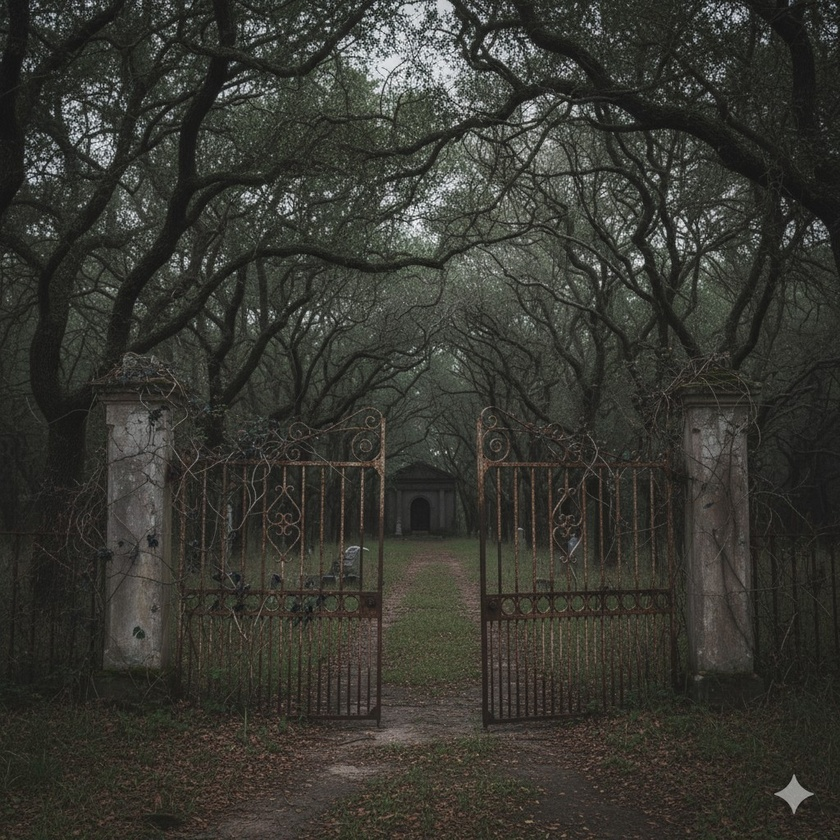
#> input picture images/10.jpg, 840 x 840 px, shrunk from 1024 x 1024 before the run
$ python transparencia.py images/10.jpg out.png 5
#> lines starting #> are read from the running program, lines starting #| are printed output that depends on the picture
from PIL import Image
import sys

def remover_fundo_solido(input_path, output_path, threshold=10):
    """
    Transforma o fundo de cor sólida de uma imagem em transparente.

    Argumentos:
    input_path (str): Caminho para a imagem de entrada (JPG, PNG, etc.).
    output_path (str): Caminho para salvar a imagem de saída (será PNG).
    threshold (int): Tolerância para cores 'semelhantes' ao fundo.
                     Aumente se o fundo não for perfeitamente uniforme.
    """
#> called with input_path = 'images/10.jpg', output_path = 'out.png', threshold = 5
    try:
        # Abrir a imagem
        img = Image.open(input_path)
#> img is the input picture: PIL image 840x840 RGB; mean R, G, B 56.3, 56.1, 49.9
    except FileNotFoundError:
        print(f"Erro: O arquivo '{input_path}' não foi encontrado.")
        return
    except Exception as e:
        print(f"Erro ao abrir a imagem: {e}")
        return

    # Converter a imagem para RGBA (Vermelho, Verde, Azul, Alfa/Transparência)
    # Isso é essencial para ter um canal de transparência.
    img = img.convert("RGBA")
#> img: PIL image 840x840 RGBA

    # Obter os dados de todos os pixels da imagem
    datas = img.getdata()

    # Lista para armazenar os novos dados dos pixels
    newData = []

    # Determinar a cor de fundo pegando o primeiro pixel (canto superior esquerdo)
    # Assumimos que este pixel é representativo do fundo inteiro.
    bg_color = datas[0]
#> bg_color = (39, 44, 40, 255)

    print(f"Cor de fundo detectada (R,G,B,A): {bg_color}")
#| Cor de fundo detectada (R,G,B,A): (39, 44, 40, 255)
    print("Processando imagem...")

    # Iterar por cada pixel
    for item in datas:
        # Compara o pixel (R,G,B) atual com a cor de fundo (R,G,B)
        # Usamos um 'threshold' (limite de tolerância) para casos em que
        # o fundo não é 100% de uma única cor (ex: artefatos de JPG).
        if abs(item[0] - bg_color[0]) <= threshold and \
           abs(item[1] - bg_color[1]) <= threshold and \
           abs(item[2] - bg_color[2]) <= threshold:

            # Se for 'fundo', define o pixel como transparente (Alfa = 0)
            newData.append((item[0], item[1], item[2], 0))
        else:
            # Se for 'objeto' (a moeda), mantém o pixel opaco (Alfa = 255)
            # O 'item' já tem Alfa 255 por causa do .convert("RGBA")
            newData.append(item)
#> this loop made 705600 passes
#> item on passes 1 to 3: (39, 44, 40, 255), (30, 35, 31, 255), (25, 30, 26, 255)
#> after the loop, newData = 705600 items

    # Aplicar os novos dados de pixel à imagem
    img.putdata(newData)
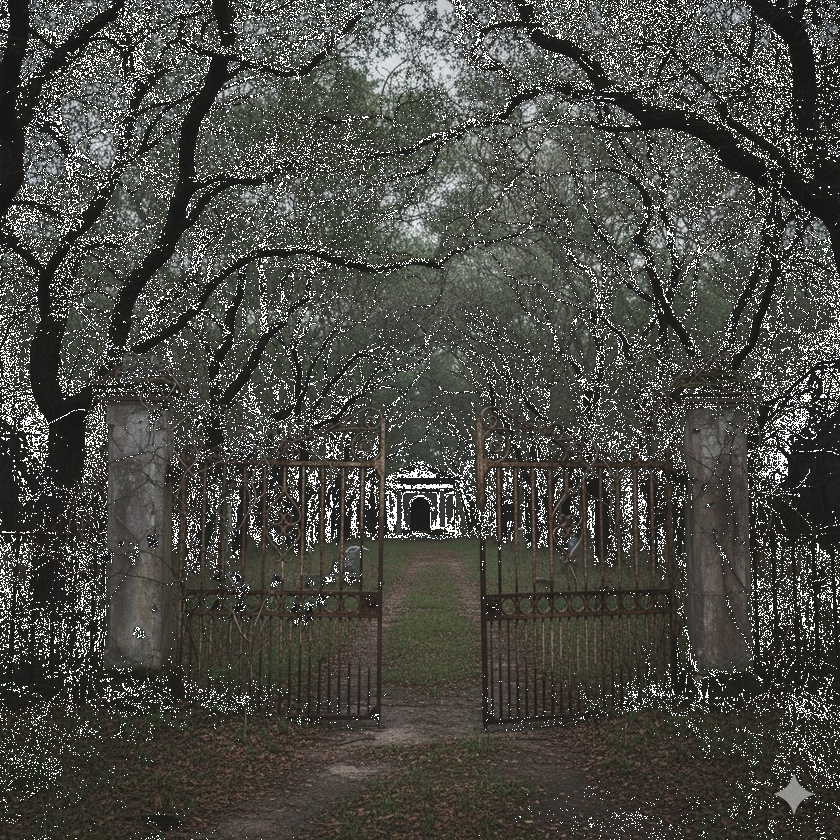
#> img: PIL image 840x840 RGBA; mean R, G, B, A 56.3, 56.1, 49.9, 232.2; transparent parts drawn white

    # Salvar a nova imagem como PNG (que suporta transparência)
    try:
        img.save(output_path, "PNG")
        print(f"Sucesso! Imagem salva em '{output_path}'")
    except Exception as e:
        print(f"Erro ao salvar a imagem: {e}")


# --- Como usar o script ---
if __name__ == "__main__":
    # Verifique se os nomes dos arquivos foram passados como argumentos
    if len(sys.argv) < 3:
        print("Uso: python transparencia.py <imagem_de_entrada> <imagem_de_saida>")
        print("Exemplo: python transparencia.py minha_moeda.jpg moeda_transparente.png")

        # --- Ou descomente as linhas abaixo para testar ---
        # print("Executando teste padrão...")
        # # Coloque o nome da sua imagem de entrada aqui
        # input_file = "minha_moeda.jpg"
        # # Nome do arquivo de saída
        # output_file = "moeda_transparente.png"
        # # Ajuste a tolerância se necessário
        # tolerancia = 20
        # remover_fundo_solido(input_file, output_file, tolerancia)
    else:
        input_file = sys.argv[1]
        output_file = sys.argv[2]

        # Opcional: permitir passar a tolerância como terceiro argumento
        tolerancia = 10
        if len(sys.argv) > 3:
            try:
                tolerancia = int(sys.argv[3])
            except ValueError:
                print(f"Aviso: Tolerância '{sys.argv[3]}' inválida. Usando padrão de {tolerancia}.")

        remover_fundo_solido(input_file, output_file, tolerancia)

$ run again, on images/Gemini_Generated_Image_6e8zir6e8zir6e8z.jpg
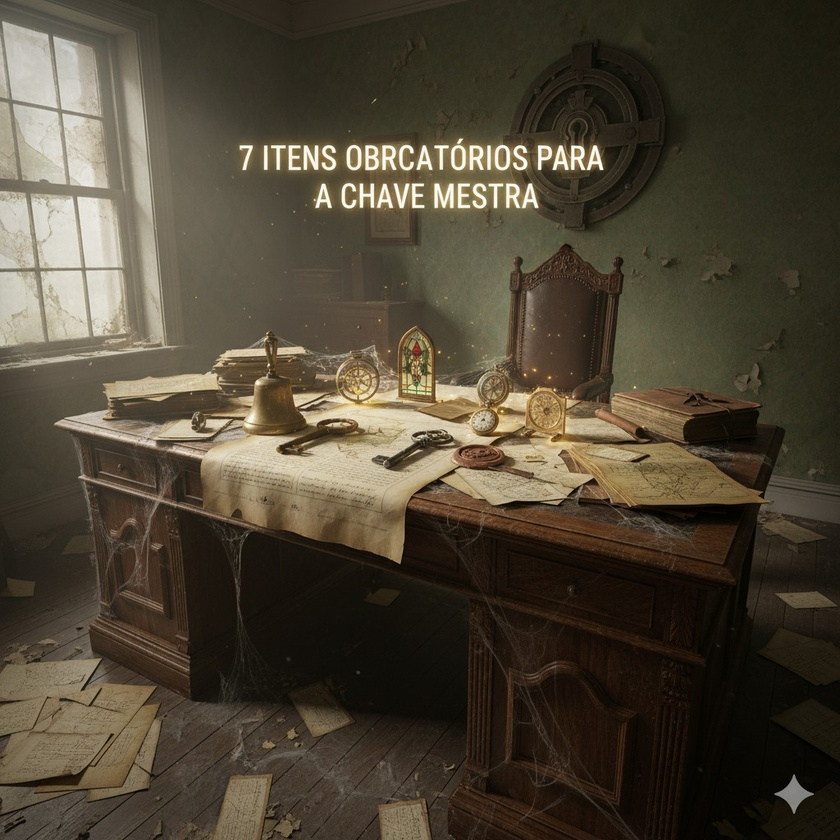
#> input picture images/Gemini_Generated_Image_6e8zir6e8zir6e8z.jpg, 840 x 840 px, shrunk from 1024 x 1024 before the run
#> in remover_fundo_solido, img is the input picture: PIL image 840x840 RGB; mean R, G, B 77.8, 69.1, 53.3
#> bg_color = (71, 68, 59, 255)
#| Cor de fundo detectada (R,G,B,A): (71, 68, 59, 255)
#> the loop in remover_fundo_solido, `for item in datas: # Compara o pixel (R,G,B) atual com a cor de fundo ..` made 705600 passes
#> item on passes 1 to 3: (71, 68, 59, 255), (70, 67, 58, 255), (71, 68, 59, 255)
#> after the loop in remover_fundo_solido, `for item in datas:`: newData = 705600 items
#> in remover_fundo_solido, `img.putdata(newData)`:
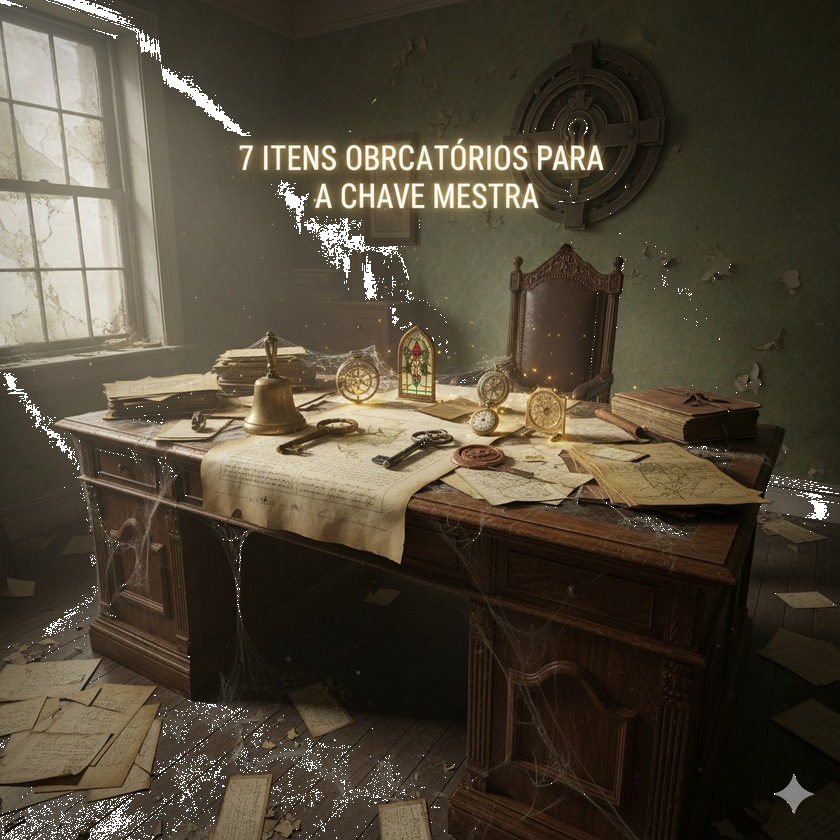
#> img: PIL image 840x840 RGBA; mean R, G, B, A 77.8, 69.1, 53.3, 251.8; transparent parts drawn white

$ run again, on images/Gemini_Generated_Image_thade3thade3thad.jpg
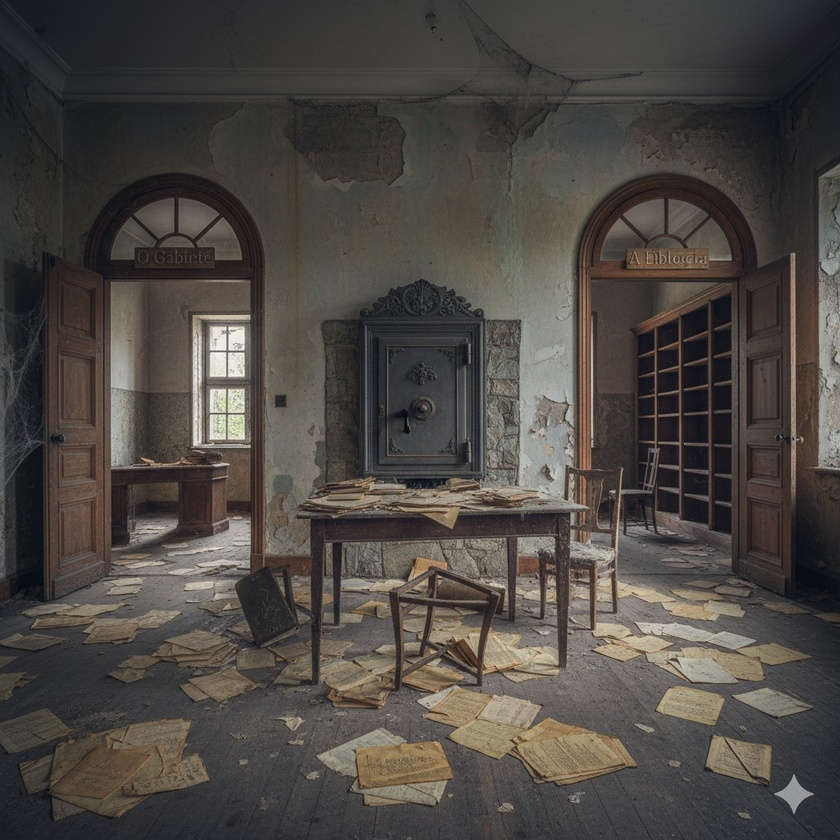
#> input picture images/Gemini_Generated_Image_thade3thade3thad.jpg, 840 x 840 px, shrunk from 1024 x 1024 before the run
#> in remover_fundo_solido, img is the input picture: PIL image 840x840 RGB; mean R, G, B 76.5, 71.5, 67.1
#> bg_color = (23, 28, 32, 255)
#| Cor de fundo detectada (R,G,B,A): (23, 28, 32, 255)
#> the loop in remover_fundo_solido, `for item in datas: # Compara o pixel (R,G,B) atual com a cor de fundo ..` made 705600 passes
#> item on passes 1 to 3: (23, 28, 32, 255), (28, 33, 37, 255), (34, 39, 43, 255)
#> after the loop in remover_fundo_solido, `for item in datas:`: newData = 705600 items
#> in remover_fundo_solido, `img.putdata(newData)`:
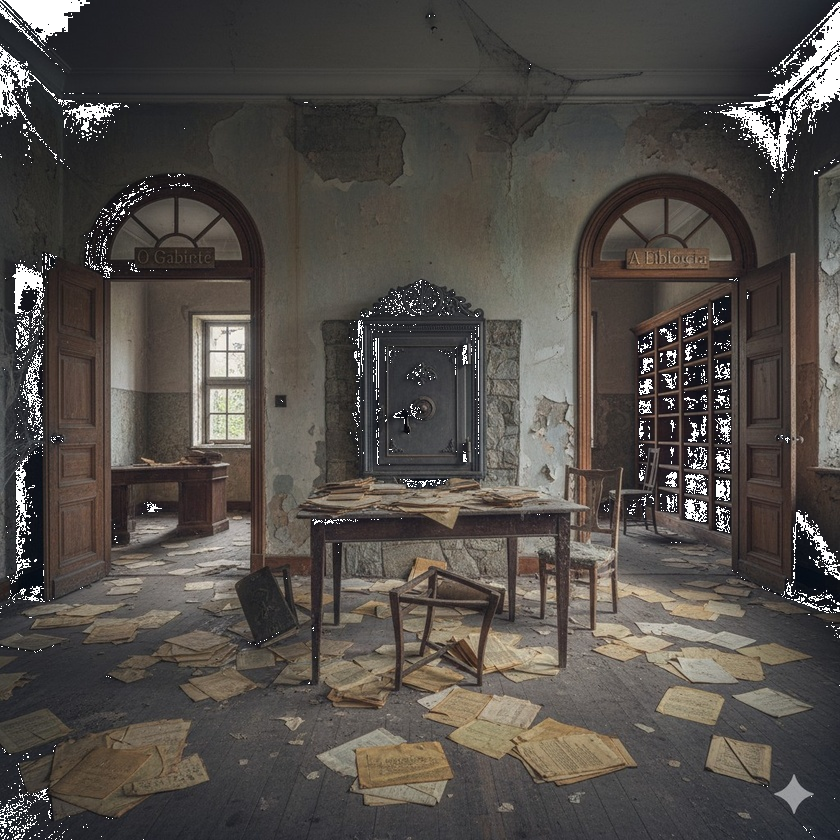
#> img: PIL image 840x840 RGBA; mean R, G, B, A 76.5, 71.5, 67.1, 248.2; transparent parts drawn white
